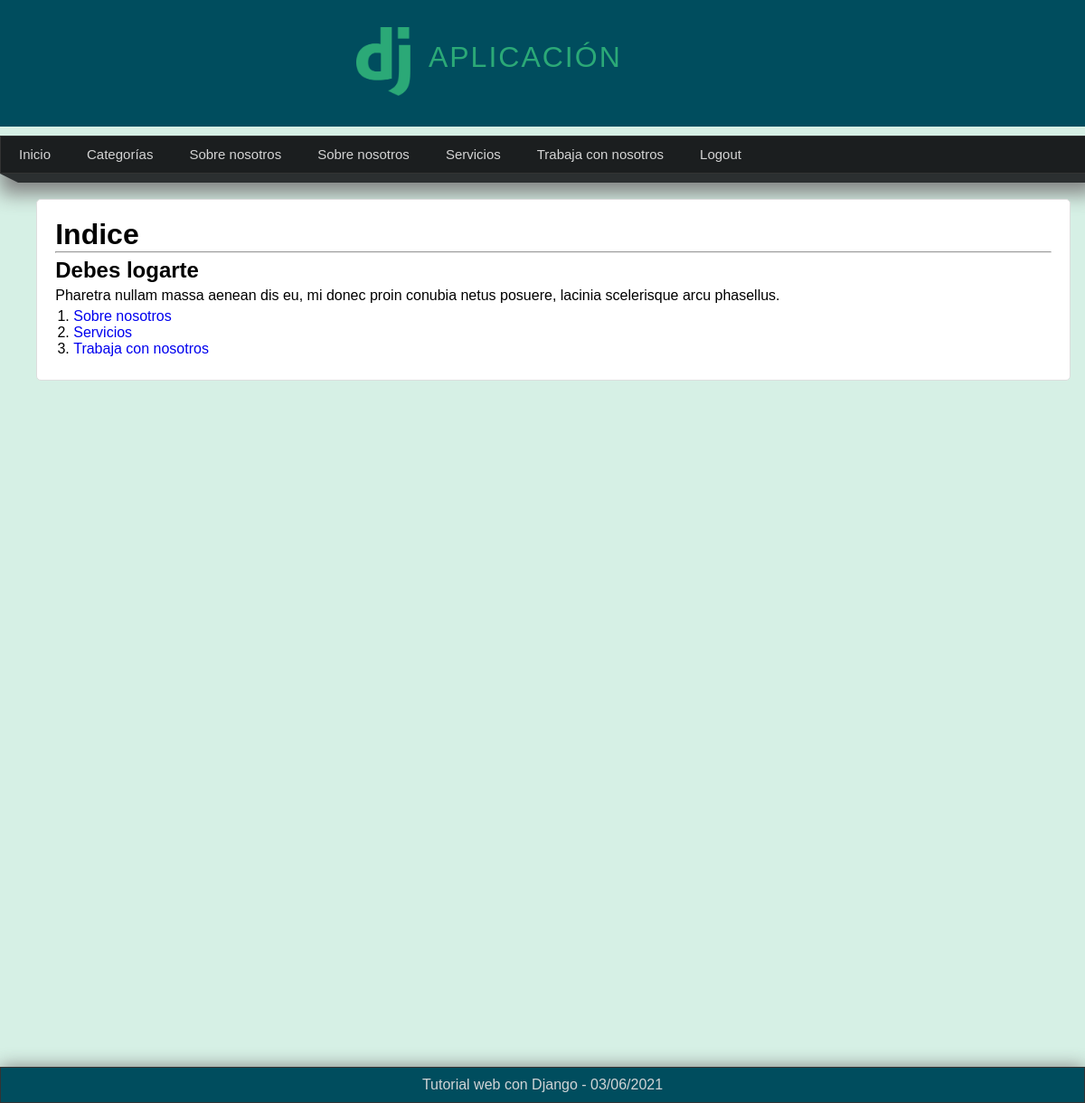
The app's page / (signed in), older data.
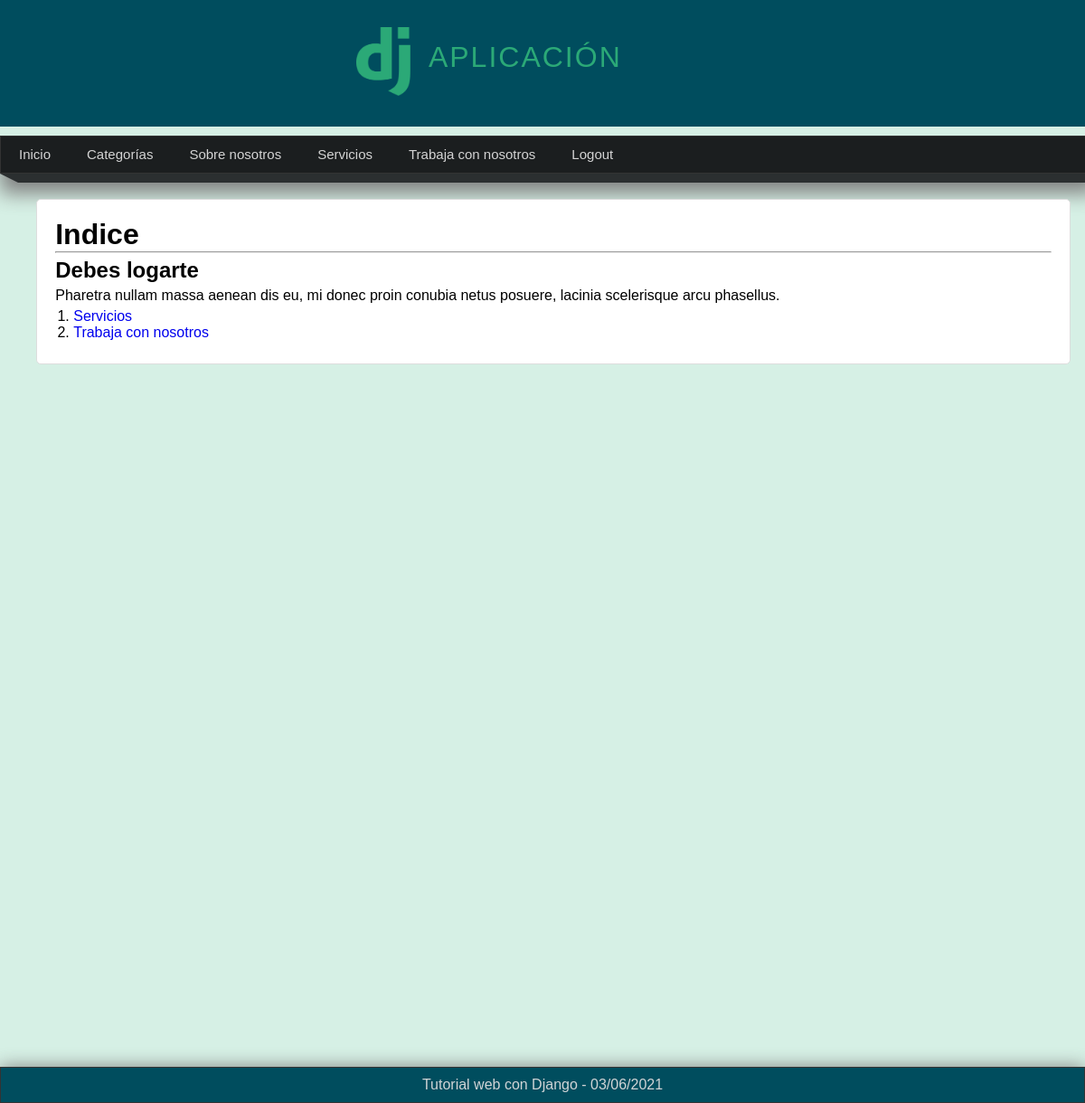
The same page, newer data.
### pages/models.py (models this page shows, shortened)
class Page(models.Model):
    title = models.CharField(max_length=100, verbose_name="título")
    content = RichTextField(max_length=500, verbose_name="contenido")
    slug = models.CharField(max_length=50, verbose_name="Slug", unique=True)
    order = models.IntegerField(default=0, verbose_name="Orden")
    public = models.BooleanField(verbose_name="publicado")
    create_at = models.DateTimeField(auto_now_add=True, verbose_name="creado en")
    update_at = models.DateTimeField(auto_now=True, verbose_name="actualizado en")
    class Meta:
        verbose_name= "Página"
        verbose_name_plural = "Páginas"

### main_app/views.py (the view)
# urls.py: path('', views.index),
def index(request):
    return render(request, 'main_app/index.html', {
        'title': 'Indice'
    })

### blog/processor.py (called while the page is built)
def get_categories(request):
    ids_categories_use = Article.objects.filter(public=True).values_list('categories', flat=True)
    categories = Category.objects.filter(id__in=ids_categories_use).values_list('id','name')
    return {
        'categories': categories,
        'ids': ids_categories_use
    }

### pages/context_processor.py (called while the page is built)
def get_pages(request):
    pages = Page.objects.filter(public=True).order_by('order').values_list('id', 'title', 'slug')
    return {
        'pages': pages
    }

### main_app/templates/main_app/index.html (shortened to what this page needs)
{% extends 'layouts/layout_general.html' %}
{% block content %}
    <h1>{{title}}</h1>
    <hr/>
    {% if user.first_name %}
        <h2>Bienvenido, {{request.user.first_name}} {{request.user.last_name}}</h2>
    {% else %}
        <h2>Debes logarte</h2>
    {% endif %}
    <p>Pharetra nullam massa aenean dis eu, mi donec proin conubia netus posuere, lacinia scelerisque arcu phasellus.</p>
    <ol>
        {% for page in pages %}
            <li>
                <a href="{% url 'page' page.2 %}">{{ page.1 }}</a>
            </li>
        {% endfor %}
    </ol>
{% endblock %}

### main_app/templates/layouts/layout_general.html (shortened to what this page needs)
<!DOCTYPE html>
<html lang="es">
<head>
    {% load static %}
    <link rel="stylesheet" type="text/css" href="{% static 'css/styles.css'%}">
</head>
<body>
    <header>
        <div id="logo">
            <img src="{% static 'images/logo.png'%}">
            <h1>Aplicación</h1>
        </div>
        <nav>
            <ul>
                <li>
                   <a href= "{% url 'index' %}">Inicio</a>
                 </li>
            {% if user.email %}
                <li>
                   <a href= "{% url 'articles' %}">Categorías</a>
                </li>
                <li>
                    <a href= "{% url 'about_us' %}">Sobre nosotros</a>
                </li>
                {% for page in pages %}
                     <li>
                         <a href="{% url 'page' page.2 %}">{{ page.1 }}</a>
                    </li>
                {% endfor %}
                <li>
                   <a href= "{% url 'logout' %}">Logout</a>
                </li>
            {% endif %}
            </ul>
        </nav>
        <div class="separator">
            <span class="left-corner"></span>
            <span class="content-separator"></span>
        </div>
    </header>
    <div id="content">
        <div class="box">
            {% block content %}{% endblock %}
        </div>
    </div>
    <footer>Tutorial web con Django - {% now "d/m/Y" %}</footer>
</body>
</html>

Row changes from the older to the newer data that the page shows:
removed Page: title "Sobre nosotros"
